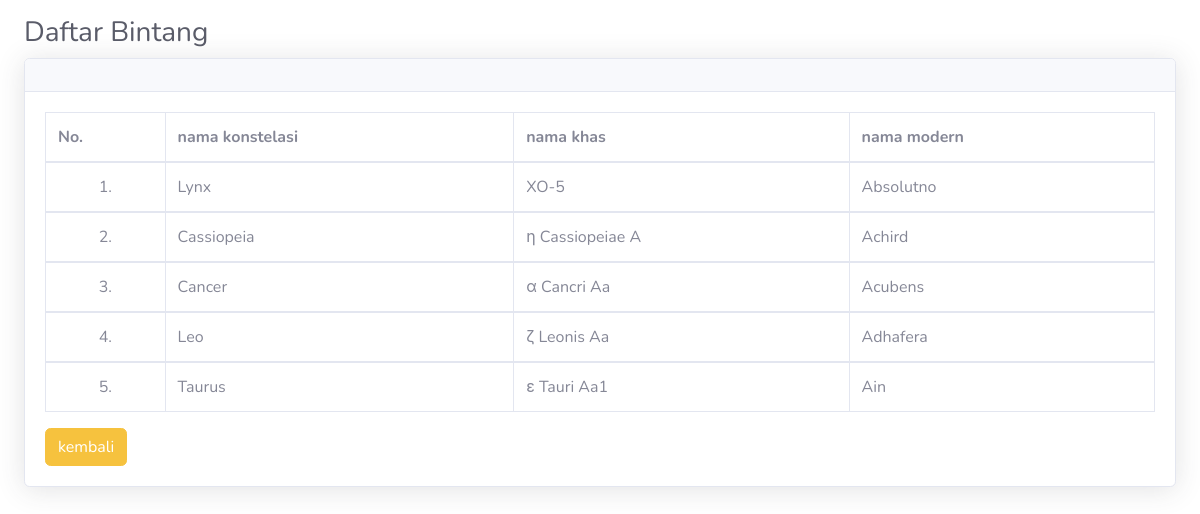
Screenshot of /data_bintang.php with the database file from the repository.
### tables this page shows
CREATE TABLE `bintang` (
  `id_bintang` int(11) NOT NULL,
  `data_image` blob DEFAULT NULL,
  `nama_konstelasi` varchar(250) NOT NULL,
  `nama_khas` varchar(250) NOT NULL,
  `nama_modern` varchar(250) NOT NULL
);

### data_bintang.php (the view, shortened to what this page needs)
<!DOCTYPE html>
<html>
<head>
	<link href="vendor/fontawesome-free/css/all.min.css" rel="stylesheet" type="text/css">
    <link href="css/sb-admin-2.min.css" rel="stylesheet">
    <link href="vendor/datatables/dataTables.bootstrap4.min.css" rel="stylesheet">
</head>
<body>
<div class="container-fluid">
	<h1 class="h3 mb-2 mt-3 text-gray-800">Daftar Bintang</h1>
	<div class="card shadow mb-4">
                        <div class="card-header py-3">
                        </div>
                        <div class="card-body">
                            <div class="table-responsive">
							<table class="table table-bordered" width="100%" cellspacing="0">
								<thead>
									<tr>
										<th>No.</th>
										<th>nama konstelasi</th>
										<th>nama khas</th>
										<th>nama modern</th>
									</tr>
								</thead>
								<?php
								include "+koneksi.php";
								$query = mysqli_query($host,"SELECT * FROM bintang") or die(mysqli_error($host));
								$nomor = 1;
								while($data = mysqli_fetch_array($query)) { ?>
								<tbody>
									<tr>
										<td align="center"><?php echo $nomor++; ?>.</td>
										<td><?php echo $data['nama_konstelasi']; ?></td>
										<td><?php echo $data['nama_khas']; ?></td>
										<td><?php echo $data['nama_modern']; ?></td>
									</tr>
								</tbody>
								<?php
								} ?>
							</table>
                            </div>
							<a href="index.php"><button class="btn btn-warning" >kembali</button></a>
                        </div>
                    </div>
					</div>
</body>
</html>

### rows the page displays
bintang: nama_konstelasi "Lynx", nama_khas "XO-5", nama_modern "Absolutno"
bintang: nama_konstelasi "Cassiopeia", nama_khas "η Cassiopeiae A", nama_modern "Achird"
bintang: nama_konstelasi "Cancer", nama_khas "α Cancri Aa", nama_modern "Acubens"
bintang: nama_konstelasi "Leo", nama_khas "ζ Leonis Aa", nama_modern "Adhafera"
bintang: nama_konstelasi "Taurus", nama_khas "ε Tauri Aa1", nama_modern "Ain"
